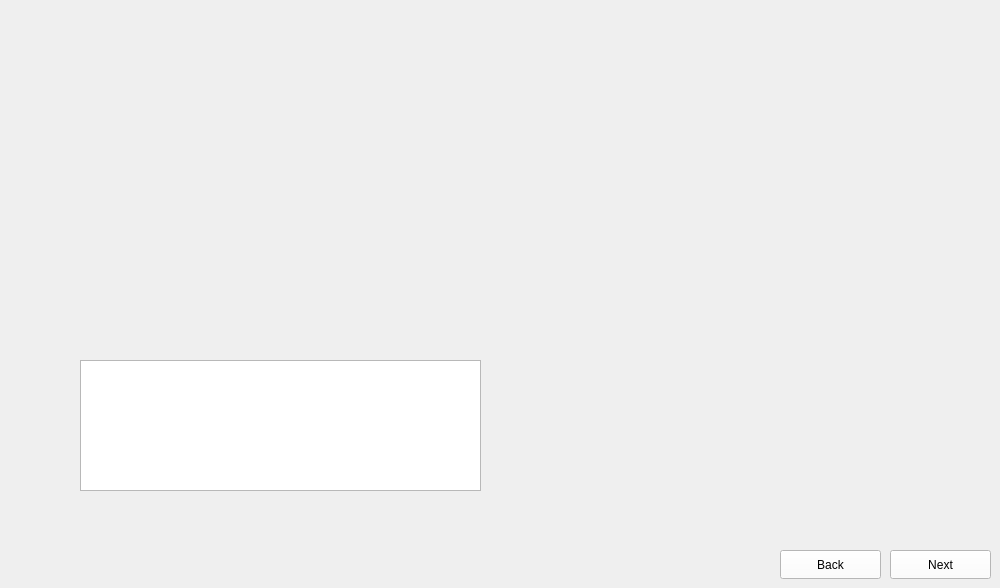
      <widget class="QWidget" name="HomePage">
       <property name="maximumSize">
        <size>
         <width>1024</width>
         <height>600</height>
        </size>
       </property>
       <property name="styleSheet">
        <string notr="true">border-image: url(:/images/images/WI_301610.png);</string>
       </property>
       <widget class="QTextEdit" name="HomePage_Name">
        <property name="geometry">
         <rect>
          <x>80</x>
          <y>360</y>
          <width>401</width>
          <height>131</height>
         </rect>
        </property>
        <property name="sizePolicy">
         <sizepolicy hsizetype="Fixed" vsizetype="Fixed">
          <horstretch>0</horstretch>
          <verstretch>0</verstretch>
         </sizepolicy>
        </property>
        <property name="styleSheet">
         <string notr="true">border-image:None;
</string>
        </property>
       </widget>
       <widget class="QPushButton" name="HomePage_Next">
        <property name="geometry">
         <rect>
          <x>890</x>
          <y>550</y>
          <width>101</width>
          <height>29</height>
         </rect>
        </property>
        <property name="styleSheet">
         <string notr="true">QPushButton{
background-color: rgb(255, 255, 255);
height: 35px;
border-image:None;
}
QPushButton::hover{
background-color: rgb(0, 0, 255);
}
QPushButton:pressed{
padding-top:7px;
padding-top:7px;
}</string>
        </property>
        <property name="text">
         <string>Next</string>
        </property>
       </widget>
       <widget class="QPushButton" name="HomePage_Back">
        <property name="geometry">
         <rect>
          <x>780</x>
          <y>550</y>
          <width>101</width>
          <height>29</height>
         </rect>
        </property>
        <property name="styleSheet">
         <string notr="true">QPushButton{
background-color: rgb(255, 255, 255);
height: 35px;
border-image:None;
}
QPushButton::hover{
background-color: rgb(0, 0, 255);
}
QPushButton:pressed{
padding-top:7px;
padding-top:7px;
}</string>
        </property>
        <property name="text">
         <string>Back</string>
        </property>
       </widget>
      </widget>
